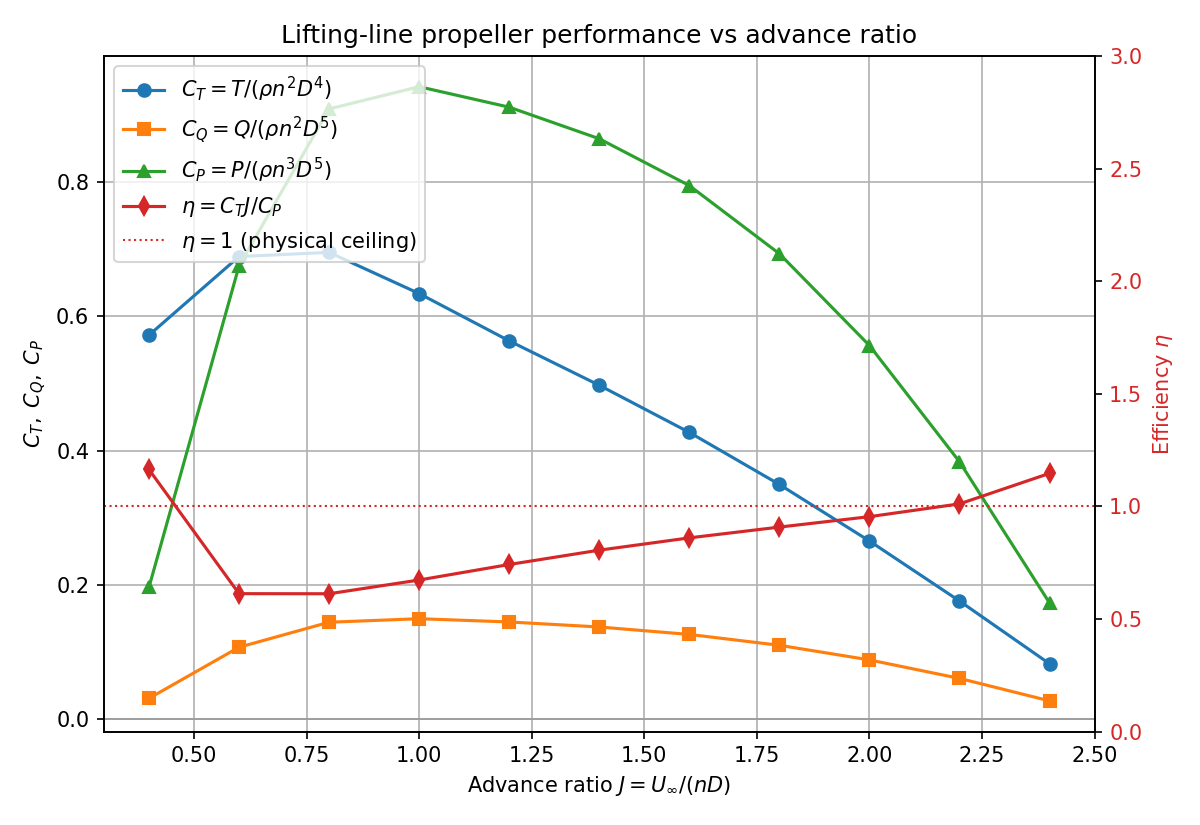

Here is the Python script that generated this plot:
"""Advance-ratio sweep for the lifting-line rotor model.

Runs the lifting line over a range of advance ratios J and plots the
propeller performance coefficients:
    C_T = T / (rho n^2 D^4)
    C_Q = Q / (rho n^2 D^5)
    C_P = P / (rho n^3 D^5)
    eta = C_T * J / C_P   (propulsive efficiency)

Run from the repository root so the relative airfoil path resolves:
    python assignment_2\\J_sweep.py
"""

import os

import numpy as np
import matplotlib.pyplot as plt

from Lifting_line import BEM


def run_lifting_line(J, radius=0.7, n_blades=6, U_inf=60,
                     resolution=20, a_ind_wake=-0.2, spacing='cosine',
                     tend=0.2, dt=0.005):
    """Solve the lifting line at one J and return (C_T, C_Q, C_P)."""
    bem = BEM(J=J, radius=radius, n_blades=n_blades, U_inf=U_inf)
    bem.tlst = np.arange(0, tend, dt)

    output = bem.Lifting_line(resolution=resolution, a_ind_wake=a_ind_wake,
                              track_convergence=False, spacing=spacing,
                              plot_geometry=False)
    a_out, aline_out, Fnorm_out, Ftan_out, Gamma_out, conv_iter, conv_hist, \
        r_control, alpha_out, phi_out = output

    # Integrate section forces to rotor thrust and torque (propeller convention).
    r_l = r_control[1:]
    T_LL = 0.0
    Q_LL = 0.0
    for i in range(len(r_l)):
        T_LL += Fnorm_out[i + 1] * n_blades * bem.dr[i]
        Q_LL += Ftan_out[i + 1] * n_blades * r_l[i] * bem.dr[i]

    C_T = T_LL / (bem.rho * bem.n_rps**2 * bem.D**4)
    C_Q = Q_LL / (bem.rho * bem.n_rps**2 * bem.D**5)
    C_P = (Q_LL * bem.omega) / (bem.rho * bem.n_rps**3 * bem.D**5)
    return C_T, C_Q, C_P


CACHE_FILE = 'assignment_2/J_sweep_results.npz'


def main():
    J_values = np.linspace(0.4, 2.4, 11)

    # Reuse cached solver output when available (the lifting line is slow);
    # delete J_sweep_results.npz to force a full recompute.
    if os.path.exists(CACHE_FILE):
        data = np.load(CACHE_FILE)
        J_values, CT, CQ, CP = data['J'], data['CT'], data['CQ'], data['CP']
        print(f"Loaded cached results from {CACHE_FILE}")
    else:
        CT_list, CQ_list, CP_list = [], [], []
        for J in J_values:
            C_T, C_Q, C_P = run_lifting_line(J)
            CT_list.append(C_T)
            CQ_list.append(C_Q)
            CP_list.append(C_P)
            eta_j = C_T * J / C_P if C_P != 0 else np.nan
            print(f"J = {J:5.2f} | C_T = {C_T:8.4f} | C_Q = {C_Q:8.4f} | "
                  f"C_P = {C_P:8.4f} | eta = {eta_j:7.4f}")
        CT = np.array(CT_list)
        CQ = np.array(CQ_list)
        CP = np.array(CP_list)
        np.savez(CACHE_FILE, J=J_values, CT=CT, CQ=CQ, CP=CP)
        print(f"Saved results cache to {CACHE_FILE}")

    with np.errstate(divide='ignore', invalid='ignore'):
        eta = np.where(CP != 0, CT * J_values / CP, np.nan)

    # Efficiency is only physically meaningful where the rotor acts as a
    # propeller (C_T > 0 AND C_P > 0). Outside that branch eta is negative or
    # blows up (C_P -> 0), so mask those points instead of letting a single
    # outlier wreck the axis scaling.
    eta_phys = np.where((CP > 0) & (CT > 0), eta, np.nan)

    fig, ax = plt.subplots(figsize=(8, 5.5))
    ax.plot(J_values, CT, '-o', label=r'$C_T = T/(\rho n^2 D^4)$')
    ax.plot(J_values, CQ, '-s', label=r'$C_Q = Q/(\rho n^2 D^5)$')
    ax.plot(J_values, CP, '-^', label=r'$C_P = P/(\rho n^3 D^5)$')
    ax.axhline(0, color='0.6', lw=0.8)
    ax.set_xlabel('Advance ratio $J = U_\\infty/(n D)$')
    ax.set_ylabel(r'$C_T,\; C_Q,\; C_P$')
    ax.grid(True)

    # Efficiency on a secondary axis (autoscaled to the physical branch).
    ax_eta = ax.twinx()
    ax_eta.plot(J_values, eta_phys, '-d', color='tab:red',
                label=r'$\eta = C_T J / C_P$')
    ax_eta.axhline(1.0, color='tab:red', ls=':', lw=1,
                   label=r'$\eta = 1$ (physical ceiling)')
    ax_eta.set_ylabel(r'Efficiency $\eta$', color='tab:red')
    ax_eta.tick_params(axis='y', labelcolor='tab:red')
    # Fixed, readable window. Near the C_P sign change (J ~ 0.8-1.0) eta blows
    # up because C_P -> 0; those points clip off the top rather than flattening
    # the whole curve.
    ax_eta.set_ylim(0, 3.0)

    # Combined legend.
    lines1, labels1 = ax.get_legend_handles_labels()
    lines2, labels2 = ax_eta.get_legend_handles_labels()
    ax.legend(lines1 + lines2, labels1 + labels2, loc='upper left')

    ax.set_title('Lifting-line propeller performance vs advance ratio')
    fig.tight_layout()
    fig.savefig('assignment_2/J_sweep.png', dpi=150)
    print("Saved figure to assignment_2/J_sweep.png")
    plt.show()


if __name__ == "__main__":
    main()
